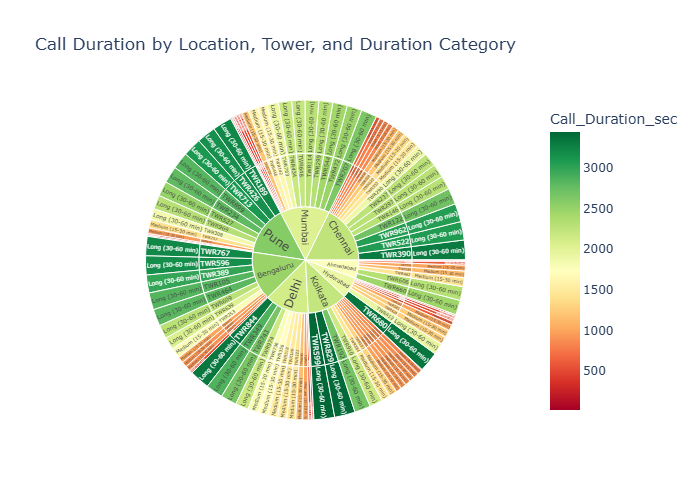

Python code for this plot:
import pandas as pd
import plotly.express as px
import os

# Read the data
file_path = 'telecom_customer_call_records_100.csv'
data = pd.read_csv(file_path)

# Create call duration categories for better visualization
def categorize_duration(seconds):
    if seconds < 300:
        return 'Very Short (<5 min)'
    elif seconds < 900:
        return 'Short (5-15 min)'
    elif seconds < 1800:
        return 'Medium (15-30 min)'
    elif seconds < 3600:
        return 'Long (30-60 min)'
    else:
        return 'Very Long (>60 min)'

data['Duration_Category'] = data['Call_Duration_sec'].apply(categorize_duration)

# Prepare data for sunburst chart
# We'll create a hierarchy: Place > Tower_ID > Duration_Category
data_for_sunburst = data.copy()

# Create the sunburst chart
fig = px.sunburst(
    data_for_sunburst,
    path=['Place', 'Tower_ID', 'Duration_Category'],
    values='Call_Duration_sec',
    color='Call_Duration_sec',
    color_continuous_scale='RdYlGn',
    title='Call Duration by Location, Tower, and Duration Category'
)

fig.update_layout(
    width=900,
    height=800,
)

# Save the figure
fig.write_image('sunburst_visualization.png')
fig.write_html('sunburst_visualization.html')

print(f"Sunburst visualization saved as 'sunburst_visualization.png' and 'sunburst_visualization.html'")
